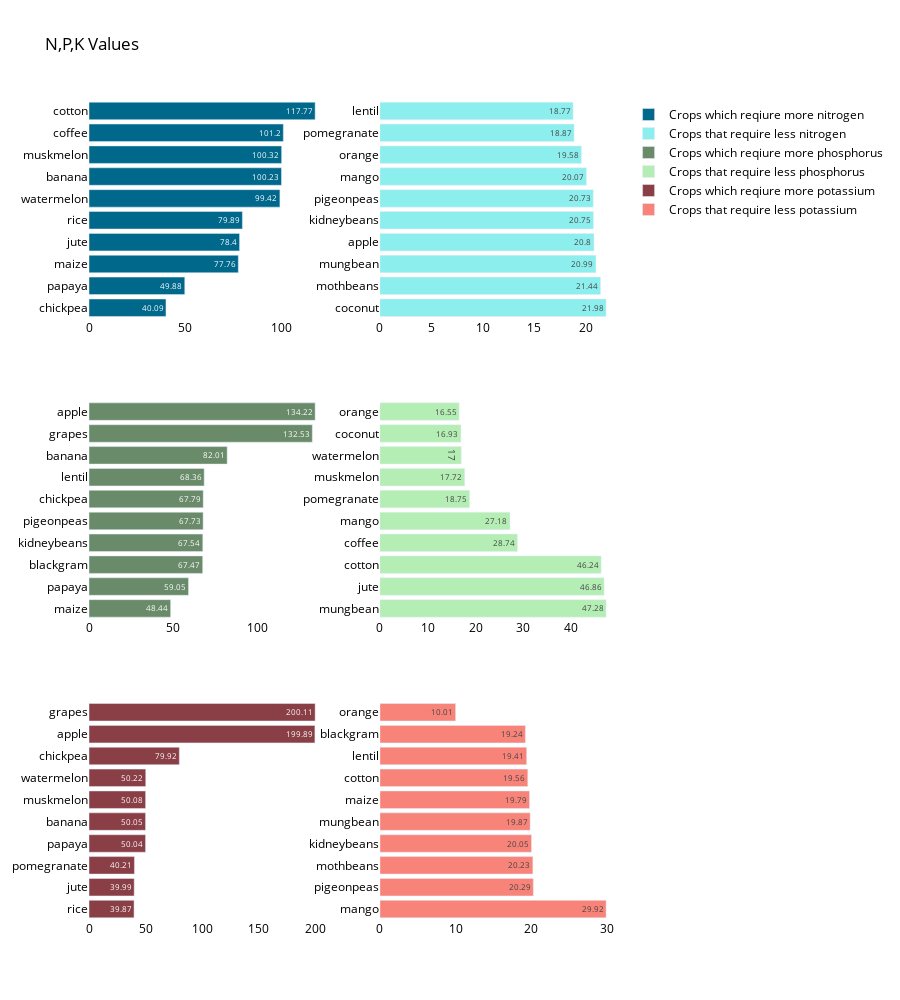

Notebook code for this chart:
### Code cell
# Sumarry of nutrients required by each crop
crop_summary_N = crop_summary.sort_values(by='N', ascending=False)
crop_summary_P = crop_summary.sort_values(by='P', ascending=False)
crop_summary_K = crop_summary.sort_values(by='K', ascending=False)
  
fig = make_subplots(rows=3, cols=2)

# Filtering top 10 nitrogen requiring crops

top_N = {
    'y' : crop_summary_N['N'][0:10].sort_values().index,
    'x' : crop_summary_N['N'][0:10].sort_values()
}

# Filtering last 10 nitrogen requiring crops

last_N = {
    'y' : crop_summary_N['N'][-10:].index,
    'x' : crop_summary_N['N'][-10:]
}

# Filtering top 10 phosporus requiring crops

top_P = {
    'y' : crop_summary_P['P'][0:10].sort_values().index,
    'x' : crop_summary_P['P'][0:10].sort_values()
}

# Filtering last 10 phosporus requiring crops

last_P = {
    'y' : crop_summary_P['P'][-10:].index,
    'x' : crop_summary_P['P'][-10:]
}

# Filtering top 10 potassium requiring crops

top_K = {
    'y' : crop_summary_K['K'][0:10].sort_values().index,
    'x' : crop_summary_K['K'][0:10].sort_values()
}

# Filtering last 10 potassium requiring crops

last_K = {
    'y' : crop_summary_K['K'][-10:].index,
    'x' : crop_summary_K['K'][-10:]
}


# plotting top 10 nitrogen requiring crops

fig.add_trace(
    go.Bar(top_N,
           name="Crops which reqiure more nitrogen",
           orientation='h',
           marker_color='#00688b',
          text=top_N['x']),
          
    
    row=1, col=1
)

# Plotting last 10 nitrogen requiring crops

fig.add_trace(
    go.Bar(last_N,
           name="Crops that require less nitrogen",
           orientation='h',
           marker_color='#8deeee',
          text=last_N['x']),
    row=1, col=2
)

# plotting top 10 phosporous requiring crops

fig.add_trace(
    go.Bar(top_P,
           name="Crops which reqiure more phosphorus",
           orientation='h',
           marker_color='#698b69',
          text=top_P['x']),
    
    row=2, col=1
)

# Plotting last 10 phosphorous requiring crops

fig.add_trace(
    go.Bar(last_P,
           name="Crops that require less phosphorus",
           orientation='h',
           marker_color='#b4eeb4',
          text=last_P['x']),
    row=2, col=2
)


# plotting top 10 potassium requiring crops

fig.add_trace(
    go.Bar(top_K,
           name="Crops which reqiure more potassium",
           orientation='h',
           marker_color='#893f45',
          text=top_K['x']),
    
    row=3, col=1
)

# Plotting last 10 potassium requiring crops

fig.add_trace(
    go.Bar(last_K,
           name="Crops that require less potassium",
           orientation='h',
           marker_color='#f88379',
          text=last_K['x']),
    row=3, col=2
)

#fig.update_traces(texttemplate='%{text}', textposition='inside')
fig.update_layout(title_text="N,P,K Values",
                  plot_bgcolor='white',
                  font_size=12, 
                  font_color='black',
                 height=1000)



fig.update_xaxes(showgrid=False)
fig.update_yaxes(showgrid=False)
fig.show()

### Figure 1 — Plotly figure (JSON) as saved in the notebook; plotly's stock layout.template omitted (floating-point values rounded to 4 significant figures)
{"data": [{"marker": {"color": "#00688b"}, "name": "Crops which reqiure more nitrogen", "orientation": "h", "text": [40.09, 49.88, 77.76, 78.4, 79.89, 99.42, 100.2, 100.3, 101.2, 117.8], "type": "bar", "x": [40.09, 49.88, 77.76, 78.4, 79.89, 99.42, 100.2, 100.3, 101.2, 117.8], "xaxis": "x", "y": ["chickpea", "papaya", "maize", "jute", "rice", "watermelon", "banana", "muskmelon", "coffee", "cotton"], "yaxis": "y"}, {"marker": {"color": "#8deeee"}, "name": "Crops that require less nitrogen", "orientation": "h", "text": [21.98, 21.44, 20.99, 20.8, 20.75, 20.73, 20.07, 19.58, 18.87, 18.77], "type": "bar", "x": [21.98, 21.44, 20.99, 20.8, 20.75, 20.73, 20.07, 19.58, 18.87, 18.77], "xaxis": "x2", "y": ["coconut", "mothbeans", "mungbean", "apple", "kidneybeans", "pigeonpeas", "mango", "orange", "pomegranate", "lentil"], "yaxis": "y2"}, {"marker": {"color": "#698b69"}, "name": "Crops which reqiure more phosphorus", "orientation": "h", "text": [48.44, 59.05, 67.47, 67.54, 67.73, 67.79, 68.36, 82.01, 132.5, 134.2], "type": "bar", "x": [48.44, 59.05, 67.47, 67.54, 67.73, 67.79, 68.36, 82.01, 132.5, 134.2], "xaxis": "x3", "y": ["maize", "papaya", "blackgram", "kidneybeans", "pigeonpeas", "chickpea", "lentil", "banana", "grapes", "apple"], "yaxis": "y3"}, {"marker": {"color": "#b4eeb4"}, "name": "Crops that require less phosphorus", "orientation": "h", "text": [47.28, 46.86, 46.24, 28.74, 27.18, 18.75, 17.72, 17, 16.93, 16.55], "type": "bar", "x": [47.28, 46.86, 46.24, 28.74, 27.18, 18.75, 17.72, 17, 16.93, 16.55], "xaxis": "x4", "y": ["mungbean", "jute", "cotton", "coffee", "mango", "pomegranate", "muskmelon", "watermelon", "coconut", "orange"], "yaxis": "y4"}, {"marker": {"color": "#893f45"}, "name": "Crops which reqiure more potassium", "orientation": "h", "text": [39.87, 39.99, 40.21, 50.04, 50.05, 50.08, 50.22, 79.92, 199.9, 200.1], "type": "bar", "x": [39.87, 39.99, 40.21, 50.04, 50.05, 50.08, 50.22, 79.92, 199.9, 200.1], "xaxis": "x5", "y": ["rice", "jute", "pomegranate", "papaya", "banana", "muskmelon", "watermelon", "chickpea", "apple", "grapes"], "yaxis": "y5"}, {"marker": {"color": "#f88379"}, "name": "Crops that require less potassium", "orientation": "h", "text": [29.92, 20.29, 20.23, 20.05, 19.87, 19.79, 19.56, 19.41, 19.24, 10.01], "type": "bar", "x": [29.92, 20.29, 20.23, 20.05, 19.87, 19.79, 19.56, 19.41, 19.24, 10.01], "xaxis": "x6", "y": ["mango", "pigeonpeas", "mothbeans", "kidneybeans", "mungbean", "maize", "cotton", "lentil", "blackgram", "orange"], "yaxis": "y6"}], "layout": {"font": {"color": "black", "size": 12}, "height": 1000, "plot_bgcolor": "white", "title": {"text": "N,P,K Values"}, "xaxis": {"anchor": "y", "domain": [0, 0.45], "showgrid": false}, "xaxis2": {"anchor": "y2", "domain": [0.55, 1], "showgrid": false}, "xaxis3": {"anchor": "y3", "domain": [0, 0.45], "showgrid": false}, "xaxis4": {"anchor": "y4", "domain": [0.55, 1], "showgrid": false}, "xaxis5": {"anchor": "y5", "domain": [0, 0.45], "showgrid": false}, "xaxis6": {"anchor": "y6", "domain": [0.55, 1], "showgrid": false}, "yaxis": {"anchor": "x", "domain": [0.7333, 1], "showgrid": false}, "yaxis2": {"anchor": "x2", "domain": [0.7333, 1], "showgrid": false}, "yaxis3": {"anchor": "x3", "domain": [0.3667, 0.6333], "showgrid": false}, "yaxis4": {"anchor": "x4", "domain": [0.3667, 0.6333], "showgrid": false}, "yaxis5": {"anchor": "x5", "domain": [0, 0.2667], "showgrid": false}, "yaxis6": {"anchor": "x6", "domain": [0, 0.2667], "showgrid": false}}}
